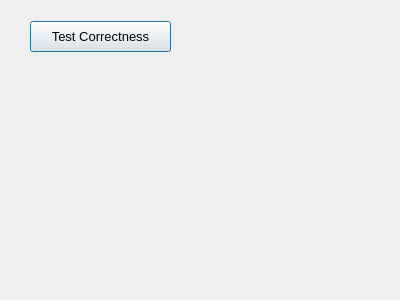
<?xml version="1.0" encoding="UTF-8"?>
<ui version="4.0">
 <class>Painter</class>
 <widget class="QDialog" name="Painter">
  <property name="geometry">
   <rect>
    <x>0</x>
    <y>0</y>
    <width>400</width>
    <height>300</height>
   </rect>
  </property>
  <property name="windowTitle">
   <string>Dialog</string>
  </property>
  <widget class="QPushButton" name="btn_test">
   <property name="geometry">
    <rect>
     <x>30</x>
     <y>21</y>
     <width>141</width>
     <height>31</height>
    </rect>
   </property>
   <property name="font">
    <font>
     <pointsize>10</pointsize>
    </font>
   </property>
   <property name="text">
    <string>Test Correctness</string>
   </property>
  </widget>
  <widget class="QLabel" name="result">
   <property name="geometry">
    <rect>
     <x>186</x>
     <y>23</y>
     <width>161</width>
     <height>31</height>
    </rect>
   </property>
   <property name="font">
    <font>
     <pointsize>10</pointsize>
    </font>
   </property>
   <property name="text">
    <string/>
   </property>
  </widget>
 </widget>
 <resources/>
 <connections/>
</ui>
